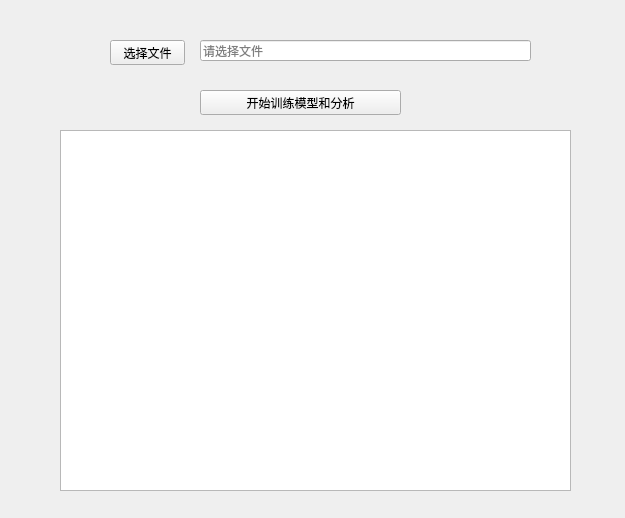
<?xml version="1.0" encoding="UTF-8"?>
<ui version="4.0">
 <class>Form</class>
 <widget class="QWidget" name="Form">
  <property name="geometry">
   <rect>
    <x>0</x>
    <y>0</y>
    <width>625</width>
    <height>518</height>
   </rect>
  </property>
  <property name="windowTitle">
   <string>分析</string>
  </property>
  <widget class="QPushButton" name="btn_analyze">
   <property name="geometry">
    <rect>
     <x>200</x>
     <y>90</y>
     <width>201</width>
     <height>25</height>
    </rect>
   </property>
   <property name="text">
    <string>开始训练模型和分析</string>
   </property>
  </widget>
  <widget class="QTextBrowser" name="textBrowser_log">
   <property name="geometry">
    <rect>
     <x>60</x>
     <y>130</y>
     <width>511</width>
     <height>361</height>
    </rect>
   </property>
   <property name="font">
    <font>
     <family>Courier New</family>
    </font>
   </property>
  </widget>
  <widget class="QPushButton" name="btn_import">
   <property name="geometry">
    <rect>
     <x>110</x>
     <y>40</y>
     <width>75</width>
     <height>25</height>
    </rect>
   </property>
   <property name="text">
    <string>选择文件</string>
   </property>
  </widget>
  <widget class="QLineEdit" name="line_file_path">
   <property name="geometry">
    <rect>
     <x>200</x>
     <y>40</y>
     <width>331</width>
     <height>21</height>
    </rect>
   </property>
   <property name="text">
    <string/>
   </property>
   <property name="readOnly">
    <bool>true</bool>
   </property>
   <property name="placeholderText">
    <string>请选择文件</string>
   </property>
  </widget>
 </widget>
 <resources/>
 <connections/>
</ui>
